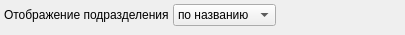
<?xml version="1.0" encoding="UTF-8"?>
<ui version="4.0">
 <class>Treatment</class>
 <widget class="QWidget" name="Treatment">
  <property name="geometry">
   <rect>
    <x>0</x>
    <y>0</y>
    <width>405</width>
    <height>35</height>
   </rect>
  </property>
  <property name="windowTitle">
   <string>Циклы</string>
  </property>
  <property name="toolTip">
   <string/>
  </property>
  <layout class="QGridLayout" name="gridLayout">
   <property name="margin">
    <number>4</number>
   </property>
   <property name="spacing">
    <number>4</number>
   </property>
   <item row="1" column="0">
    <spacer name="verticalSpacer">
     <property name="orientation">
      <enum>Qt::Vertical</enum>
     </property>
     <property name="sizeHint" stdset="0">
      <size>
       <width>20</width>
       <height>1</height>
      </size>
     </property>
    </spacer>
   </item>
   <item row="0" column="0">
    <widget class="QLabel" name="lblShowOrgStructure">
     <property name="text">
      <string>Отображение подразделения</string>
     </property>
    </widget>
   </item>
   <item row="0" column="1">
    <widget class="QComboBox" name="cmbShowOrgStructure">
     <item>
      <property name="text">
       <string>по названию</string>
      </property>
     </item>
     <item>
      <property name="text">
       <string>по коду</string>
      </property>
     </item>
    </widget>
   </item>
   <item row="0" column="2">
    <spacer name="horizontalSpacer">
     <property name="orientation">
      <enum>Qt::Horizontal</enum>
     </property>
     <property name="sizeHint" stdset="0">
      <size>
       <width>40</width>
       <height>20</height>
      </size>
     </property>
    </spacer>
   </item>
  </layout>
 </widget>
 <resources/>
 <connections/>
</ui>
